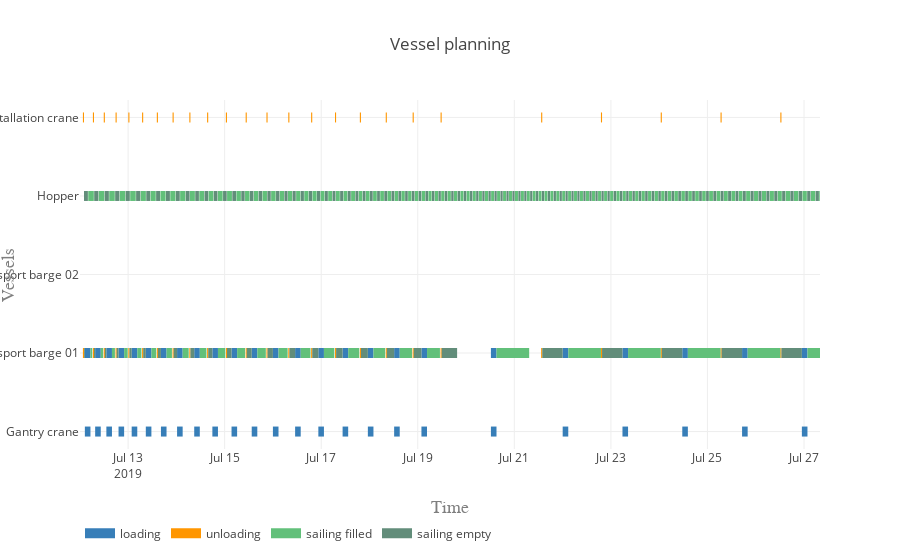

Source (notebook cell):
### Markdown cell above
#### Vessel planning

### Code cell
vessels = [gantry_crane, 
           installation_crane, 
           transport_barge_01, 
           transport_barge_02, 
           hopper]

activities = ['loading', 'unloading', 'sailing filled', 'sailing empty', 'processing']
colors = {0:'rgb(55,126,184)', 1:'rgb(255,150,0)', 2:'rgb(98, 192, 122)', 3:'rgb(98, 141, 122)', 4:'rgb(110, 141, 122)'}

plot.vessel_planning(vessels, activities, colors)

### Figure 1 — Plotly figure (JSON) as saved in the notebook; plotly's stock layout.template omitted (floating-point values rounded to 4 significant figures; data arrays with more than 128 entries replaced by an {"elided": "..."} marker saying what was removed)
{"data": [{"connectgaps": false, "hoverinfo": "y+name", "line": {"color": "rgb(55,126,184)", "width": 10}, "mode": "lines", "name": "loading", "type": "scatter", "uid": "8a99fa09-c78b-4e5a-96f0-b1dfca8abb71", "x": {"elided": "4000 str values"}, "y": {"elided": "4000 str values"}}, {"connectgaps": false, "hoverinfo": "y+name", "line": {"color": "rgb(255,150,0)", "width": 10}, "mode": "lines", "name": "unloading", "type": "scatter", "uid": "6197facc-69b6-4c5a-8f26-cede9fd6c71a", "x": {"elided": "4000 str values"}, "y": {"elided": "4000 str values"}}, {"connectgaps": false, "hoverinfo": "y+name", "line": {"color": "rgb(98, 192, 122)", "width": 10}, "mode": "lines", "name": "sailing filled", "type": "scatter", "uid": "2b379e0e-dc96-4d4c-b3ae-5340db30a51b", "x": {"elided": "2000 str values"}, "y": {"elided": "2000 str values"}}, {"connectgaps": false, "hoverinfo": "y+name", "line": {"color": "rgb(98, 141, 122)", "width": 10}, "mode": "lines", "name": "sailing empty", "type": "scatter", "uid": "1871f3b7-d14a-4029-b447-f2a86fbb51e2", "x": {"elided": "1990 str values"}, "y": {"elided": "1990 str values"}}, {"connectgaps": false, "hoverinfo": "y+name", "line": {"color": "rgb(110, 141, 122)", "width": 10}, "mode": "lines", "name": "processing", "type": "scatter", "uid": "96d2f671-b297-41ba-b269-0735cc06df33", "x": [], "y": []}], "layout": {"hovermode": "closest", "legend": {"orientation": "h", "x": 0, "y": -0.2}, "title": "Vessel planning", "xaxis": {"range": ["2019-07-12 00:04:50.062643", "2019-07-27 07:56:59.630991"], "title": "Time", "titlefont": {"color": "#7f7f7f", "family": "Courier New, monospace", "size": 18}}, "yaxis": {"title": "Vessels", "titlefont": {"color": "#7f7f7f", "family": "Courier New, monospace", "size": 18}}}}
